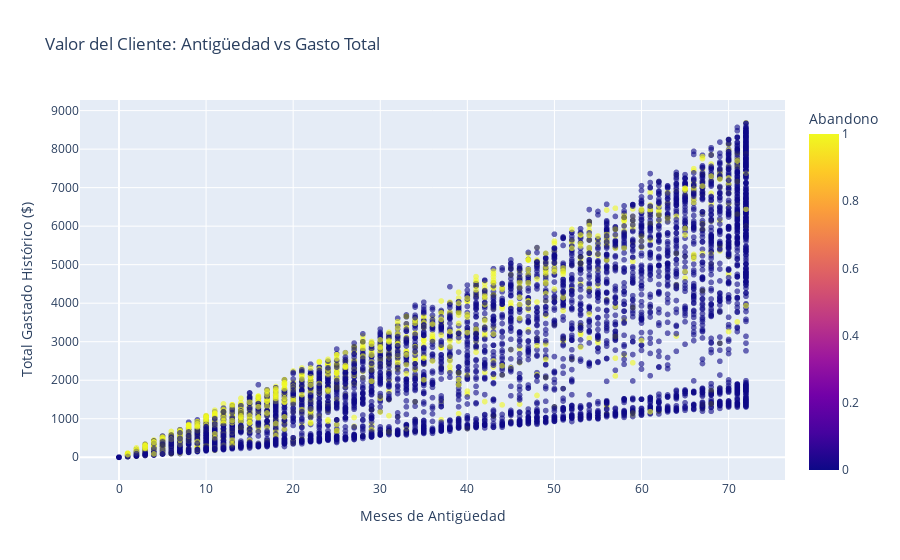

Notebook code cell kept with this figure:
### Markdown cell above
### VISUALIZACIÓN: SCATTER PLOT Total Gastado vs Antigüedad
Desafío: Gráfico de Dispersión.
Vamos a ver el Valor de Vida del Cliente (LTV).

### Code cell
fig_scatter = px.scatter(df, x='Meses_Contrato', y='Cargo_Total',
                         color='Abandono',
                         title='Valor del Cliente: Antigüedad vs Gasto Total',
                         color_discrete_map={0: COLORES['Secundario'], 1: COLORES['Alerta']},
                         opacity=0.6) 

fig_scatter.update_layout(
    xaxis_title="Meses de Antigüedad",
    yaxis_title="Total Gastado Histórico ($)"
)

fig_scatter.show()

### Figure 1 — Plotly figure (JSON) as saved in the notebook; plotly's stock layout.template omitted (floating-point values rounded to 4 significant figures; data arrays with more than 128 entries replaced by an {"elided": "..."} marker saying what was removed)
{"data": [{"hovertemplate": "Meses_Contrato=%{x}<br>Cargo_Total=%{y}<br>Abandono=%{marker.color}<extra></extra>", "legendgroup": "", "marker": {"color": {"elided": "7267 float values"}, "coloraxis": "coloraxis", "opacity": 0.6, "symbol": "circle"}, "mode": "markers", "name": "", "showlegend": false, "type": "scattergl", "x": {"elided": "7267 int values"}, "xaxis": "x", "y": {"elided": "7267 float values"}, "yaxis": "y"}], "layout": {"coloraxis": {"colorbar": {"title": {"text": "Abandono"}}, "colorscale": [[0, "#0d0887"], [0.1111, "#46039f"], [0.2222, "#7201a8"], [0.3333, "#9c179e"], [0.4444, "#bd3786"], [0.5556, "#d8576b"], [0.6667, "#ed7953"], [0.7778, "#fb9f3a"], [0.8889, "#fdca26"], [1, "#f0f921"]]}, "legend": {"tracegroupgap": 0}, "title": {"text": "Valor del Cliente: Antigüedad vs Gasto Total"}, "xaxis": {"anchor": "y", "domain": [0, 1], "title": {"text": "Meses de Antigüedad"}}, "yaxis": {"anchor": "x", "domain": [0, 1], "title": {"text": "Total Gastado Histórico ($)"}}}}
